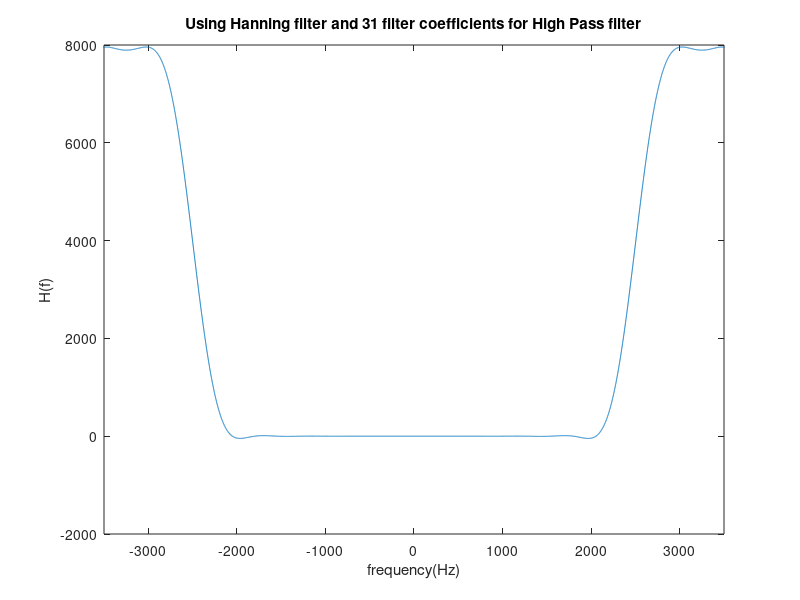
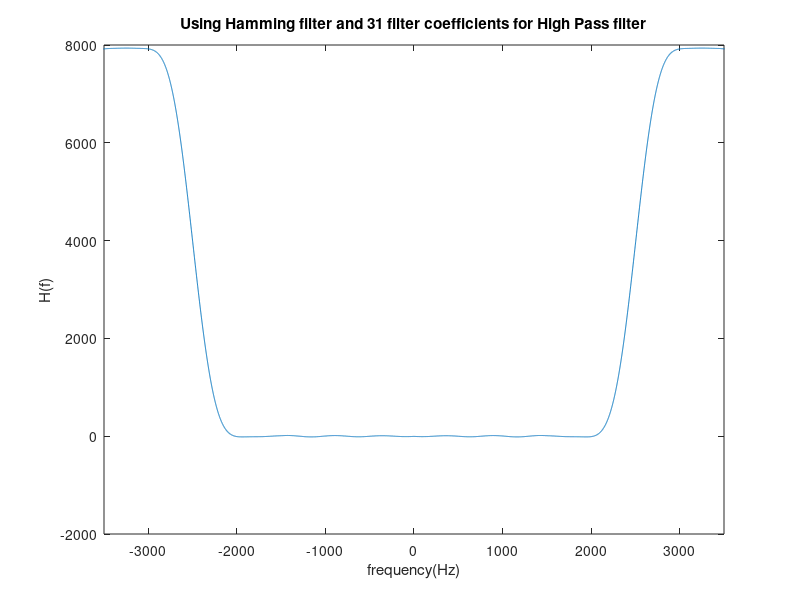
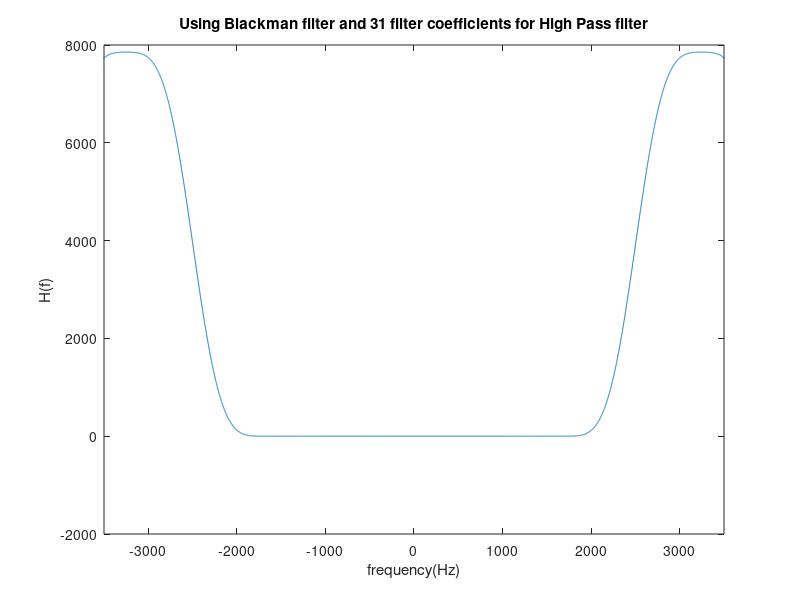

Write MATLAB code to recreate these figures, in order.
f = -3999:1:4000;
yf = -3999*2:8000;
fl = length(f);
%part hanning
h = hanning(31);
F = (f>-2499)-(f>2500);
F1 = 1-F;
hm = fftshift([zeros(1,fl/2-16) h' zeros(1,fl/2-15)]);
HM = fftshift(fft(hm));

y = conv(HM,F1);
figure(1)
plot(yf,real(y));
xlabel('frequency(Hz)');
ylabel('H(f)');
title('Using Hanning filter and 31 filter coefficients for High Pass filter');
xlim([-3500,3500]);

%part hamming
h1 = hamming(31);
hm1 = fftshift([zeros(1,fl/2-16) h1' zeros(1,fl/2-15)]);
HM1 = fftshift(fft(hm1));

y1 = conv(HM1,F1);
figure(2)
plot(yf,real(y1));
xlabel('frequency(Hz)');
ylabel('H(f)');
title('Using Hamming filter and 31 filter coefficients for High Pass filter');
xlim([-3500,3500]);

%part blackman
h2 = blackman(31);
hm2 = fftshift([zeros(1,fl/2-16) h2' zeros(1,fl/2-15)]);
HM2 = fftshift(fft(hm2));

y2 = conv(HM2,F1);
figure(3)
plot(yf,real(y2));
xlabel('frequency(Hz)');
ylabel('H(f)');
title('Using Blackman filter and 31 filter coefficients for High Pass filter');
xlim([-3500,3500]);